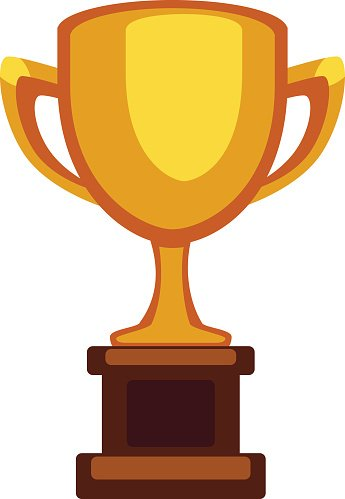
#> input picture images/cup.jpg, 345 x 499 px, found by its file name
$ python artist.py
#> lines starting #> are read from the running program, lines starting #| are printed output that depends on the picture
#> further down, image is the input picture: PIL image 345x499 RGB; mean R, G, B 222.2, 189.7, 145.7
import PIL
import numpy as np
import scipy as sp
from scipy.spatial import distance
from PIL import ImageFont
from PIL import Image
from PIL import ImageDraw
import filter

def scale_down(image, new_w):
#> called with new_w = 40
    cursor = 2  # approximate ratio of cursor as pixel
    (orig_w, orig_h) = image.size
#> orig_w = 345; orig_h = 499
    aspect_ratio = orig_h/(orig_w * cursor)
#> aspect_ratio = 0.723
    new_h = round(aspect_ratio * new_w)
#> new_h = 29
    new_image = image.resize((new_w, new_h))
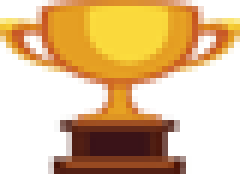
#> new_image: PIL image 40x29 RGB (shown 6 times larger); mean R, G, B 222.1, 189.3, 145

    return new_image


def color_convert(image_array, x, y):
    colors = (0, 95, 135, 175, 215, 255)
    red = str(colors.index(min(colors, key=lambda n: abs(n - image_array[x, y, 0]))))
    grn = str(colors.index(min(colors, key=lambda n: abs(n - image_array[x, y, 1]))))
    blu = str(colors.index(min(colors, key=lambda n: abs(n - image_array[x, y, 2]))))
#    red = str(int(51 * round(image_array[x, y, 0] / 51)/51))
#    grn = str(int(51 * round(image_array[x, y, 1] / 51)/51))
#    blu = str(int(51 * round(image_array[x, y, 2] / 51)/51))
    color_string = red + grn + blu

    return color_string


def img_convert(image_array):
    (w, h, colors) = image_array.shape
#> w = 29; h = 40; colors = 3
    color_string = ''
    last_color = ''
    flag = 0
    for x in range(0, w-1):
        for y in range(0, h-1):
            new_color = color_convert(image_array, x, y)
            if new_color == last_color:
                color_string = color_string + " "
            else:
                color_string = color_string + "|[" + new_color + " "
            last_color = new_color
        color_string = color_string[0:len(color_string)-1] + "|[" + last_color + "|_|/"
        if len(color_string) > 7700:
            print('\\\\' + color_string)
            color_string = ''
            last_color = ''
            flag = 1
#> this loop made 28 passes
    print('\\\\' + color_string)
#> (printed output is left out)

    return color_string


# image = Image.open('Osmium3.jpg')
image = Image.open('cup.jpg')
print('Image opened.')

"""
image_k = filter.kuwahara(image)
image = Image.fromarray(image_k)
image.show()
"""

standard = 40
image_sc = scale_down(image, standard)
image_sc.show()

#image_k = filter.kuwahara(image_sc)

image_array = np.array(image_sc)
art_string = img_convert(image_array)

#art_string = img_convert(image_k)

$ run again, with images/Nickel_chunk.jpg copied over images/cup.jpg
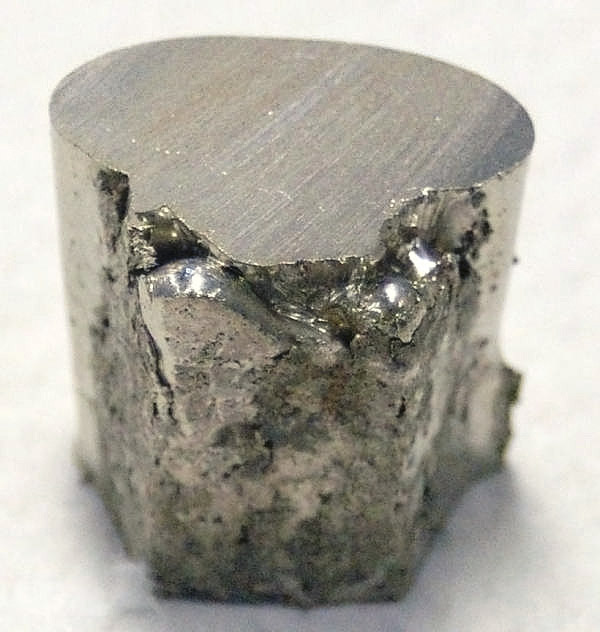
#> input picture images/Nickel_chunk.jpg, 600 x 632 px, found by its file name
#> image is the input picture: PIL image 600x632 RGB; mean R, G, B 171, 167.9, 158.6
#> in scale_down, `new_image = image.resize((new_w, new_h))`:
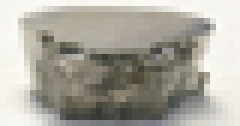
#> new_image: PIL image 40x21 RGB (shown 6 times larger); mean R, G, B 171, 167.9, 158.6
#> the loop in img_convert, `for x in range(0, w-1):` made 20 passes
#> (printed output is left out)
